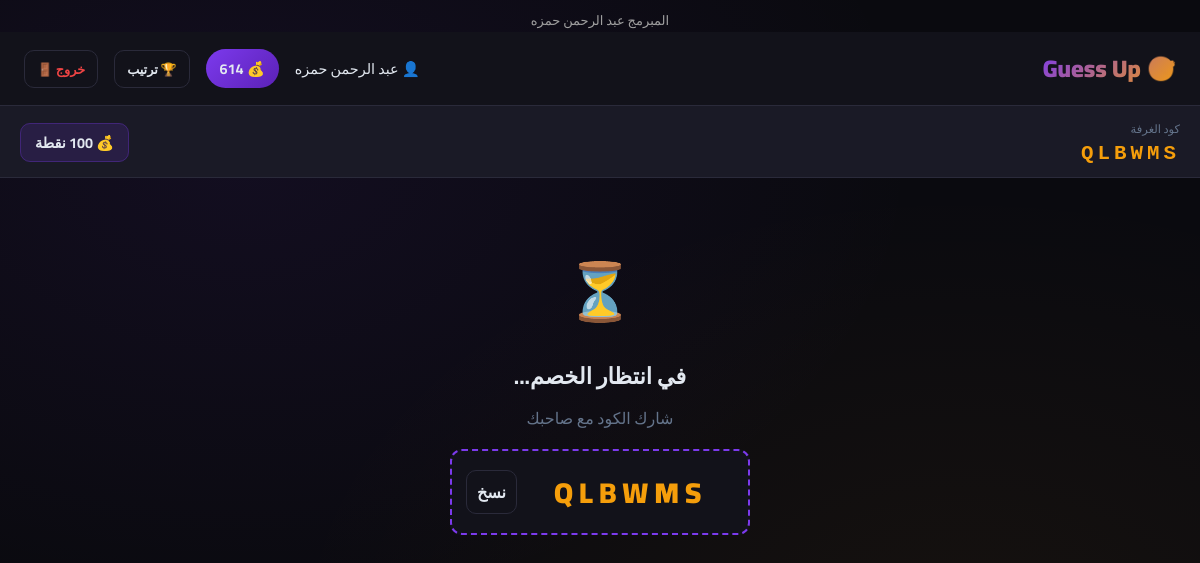
Screenshot of /room/QLBWMS (signed in) with the database file from the repository.
### models.py (models this page shows, shortened)
class Player(db.Model):
    __tablename__     = 'players'
    id                = db.Column(db.Integer, primary_key=True)
    player_name       = db.Column(db.String(50), unique=True, nullable=False)
    password_hash     = db.Column(db.String(256), nullable=False)
    points            = db.Column(db.Integer, default=100)
    xp                = db.Column(db.Integer, default=0)       # م12: XP
    win_streak        = db.Column(db.Integer, default=0)       # م4: Streak
    best_streak       = db.Column(db.Integer, default=0)       # م4: أحسن streak
    last_daily_reward = db.Column(db.DateTime, nullable=True)  # م2: Daily Reward
    avatar            = db.Column(db.String(200), nullable=True)
    created_at        = db.Column(db.DateTime, default=datetime.utcnow)

class Room(db.Model):
    __tablename__    = 'rooms'
    id               = db.Column(db.Integer, primary_key=True)
    room_code        = db.Column(db.String(10), unique=True, nullable=False)
    bet_points       = db.Column(db.Integer, default=100)
    player1_id       = db.Column(db.Integer, db.ForeignKey('players.id'), nullable=True)
    player2_id       = db.Column(db.Integer, db.ForeignKey('players.id'), nullable=True)
    winner_id        = db.Column(db.Integer, db.ForeignKey('players.id'), nullable=True)
    is_bankrupt_mode = db.Column(db.Boolean, default=False)
    is_bot_game      = db.Column(db.Boolean, default=False)
    is_public        = db.Column(db.Boolean, default=False)
    status           = db.Column(db.String(20), default='waiting')
    random_event     = db.Column(db.String(50), nullable=True)  # م6: Random Event
    created_at       = db.Column(db.DateTime, default=datetime.utcnow)
    player1 = db.relationship('Player', foreign_keys=[player1_id])
    player2 = db.relationship('Player', foreign_keys=[player2_id])
    winner  = db.relationship('Player', foreign_keys=[winner_id])

### app.py (the view)
@app.route('/room/<room_code>')
def game_room(room_code):
    if not is_logged_in(session): return redirect(url_for('index'))
    room   = get_room(room_code)
    if not room: return redirect(url_for('lobby'))
    player = get_player_by_id(session['player_id'])
    if not player: return redirect(url_for('index'))
    event_info = EVENTS_MAP.get(room.random_event, {})
    return render_template('room.html', room=room, player=player,
                           event_info=event_info)

### auth.py (called while the page is built)
def get_player_by_id(player_id):
    return Player.query.filter_by(id=player_id).first()

def is_logged_in(session):
    return 'player_id' in session

### rooms.py (called while the page is built)
def get_room(room_code):
    return Room.query.filter_by(room_code=room_code).first()

### templates/room.html (shortened to what this page needs)
{% extends 'base.html' %}
{% block content %}
<div class="room-header">
    <div>
        <div style="color:var(--muted);font-size:.72rem;margin-bottom:2px">كود الغرفة</div>
        <div class="room-code-display" onclick="copyCode()">{{ room.room_code }}</div>
    </div>
    <div>
        {% if room.is_bot_game %}
            <span class="bet-info">🤖 ضد البوت</span>
        {% else %}
            <span class="bet-info">💰 {{ room.bet_points }} نقطة</span>
        {% endif %}
    </div>
</div>
<div class="game-area">
    <div id="waitingState" class="waiting-state {% if room.is_bot_game %}hidden{% endif %}">
        <div class="big-icon">⏳</div>
        <h2>في انتظار الخصم...</h2>
        <p style="color:var(--muted)">شارك الكود مع صاحبك</p>
        <div class="share-code-box">
            <span>{{ room.room_code }}</span>
            <button onclick="copyCode()" class="btn btn-ghost" style="padding:6px 10px">نسخ</button>
        </div>
    </div>
</div>
{% endblock %}

### templates/Base.html (shortened to what this page needs)
<!DOCTYPE html>
<html lang="ar" dir="rtl">
<head>
</head>
    <body>
        <div style="text-align: center; font-weight: 300; color: #a0a0a0; font-size: 13px; padding-top: 8px;">
            المبرمج عبد الرحمن حمزه
        </div>
    <nav>
        <a href="/" class="nav-logo">🎯 Guess Up</a>
        <div class="nav-info">
            {% if session.player_name %}
                <span>👤 {{ session.player_name }}</span>
                <span class="points-badge">
                    💰 <span id="nav-points">{{ player.points if player else '' }}</span>
                </span>
                <a href="/leaderboard" class="btn btn-ghost" style="padding:6px 12px;font-size:0.8rem">🏆 ترتيب</a>
                <a href="/logout" class="btn btn-ghost" style="padding:6px 12px;font-size:0.8rem;color:var(--red)">خروج 🚪</a>
            {% endif %}
        </div>
    </nav>
    {% block content %}{% endblock %}
</body>
</html>

### templates/Base.html (style rules this page uses)
* { margin: 0; padding: 0; box-sizing: border-box; }
:root { --bg: #0a0a0f; --surface: #12121a; --card: #1a1a26; --border: #2a2a3a; --accent: #7c3aed; --accent2: #f59e0b; --green: #10b981; --red: #ef4444; --text: #e2e8f0; --muted: #64748b; --glow: 0 0 20px rgba(124,58,237,0.4); }
body { font-family: 'Cairo', sans-serif; background: var(--bg); color: var(--text); min-height: 100vh; background-image: radial-gradient(ellipse at 20% 20%, rgba(124,58,237,0.08) 0%, transparent 50%), radial-gradient(ellipse at 80% 80%, rgba(245,158,11,0.05) 0%, transparent 50%); }
nav { background: var(--surface); border-bottom: 1px solid var(--border); padding: 14px 24px; display: flex; justify-content: space-between; align-items: center; }
.nav-logo { font-size: 1.5rem; font-weight: 900; background: linear-gradient(135deg, var(--accent), var(--accent2)); -webkit-background-clip: text; -webkit-text-fill-color: transparent; text-decoration: none; }
.nav-info { display: flex; align-items: center; gap: 16px; font-size: 0.9rem; }
.points-badge { background: linear-gradient(135deg, var(--accent), #5b21b6); padding: 6px 14px; border-radius: 20px; font-weight: 700; font-size: 0.9rem; }
.btn { display: inline-flex; align-items: center; justify-content: center; gap: 8px; padding: 12px 24px; border-radius: 10px; font-family: 'Cairo', sans-serif; font-size: 1rem; font-weight: 700; cursor: pointer; border: none; transition: all 0.2s; text-decoration: none; }
.btn-ghost { background: transparent; border: 1px solid var(--border); color: var(--text); }

### templates/room.html (style rules this page uses)
.room-header { background:var(--card);border-bottom:1px solid var(--border); padding:12px 20px;display:flex;justify-content:space-between;align-items:center; }
.room-code-display { font-family:monospace;font-size:1.3rem;font-weight:900; letter-spacing:4px;color:var(--accent2);cursor:pointer; }
.bet-info { background:rgba(124,58,237,.15);border:1px solid rgba(124,58,237,.3); border-radius:10px;padding:5px 14px;font-weight:700;font-size:.9rem; }
.game-area { max-width:700px;margin:0 auto;padding:20px 16px; }
.waiting-state { text-align:center;padding:40px 0; }
.waiting-state .big-icon { font-size:3.5rem;margin-bottom:12px;animation:pulse 2s infinite; }
.waiting-state h2 { font-size:1.4rem;font-weight:700;margin-bottom:6px; }
.share-code-box { background:var(--surface);border:2px dashed var(--accent); border-radius:12px;padding:14px;margin:16px auto;max-width:300px; display:flex;align-items:center;justify-content:space-between;gap:10px; }
.share-code-box span { font-size:1.8rem;font-weight:900;letter-spacing:6px;color:var(--accent2);flex:1;text-align:center; }

### rows the page displays
Player: player_name "عبد الرحمن حمزه", points "614"
Room: room_code "QLBWMS"
